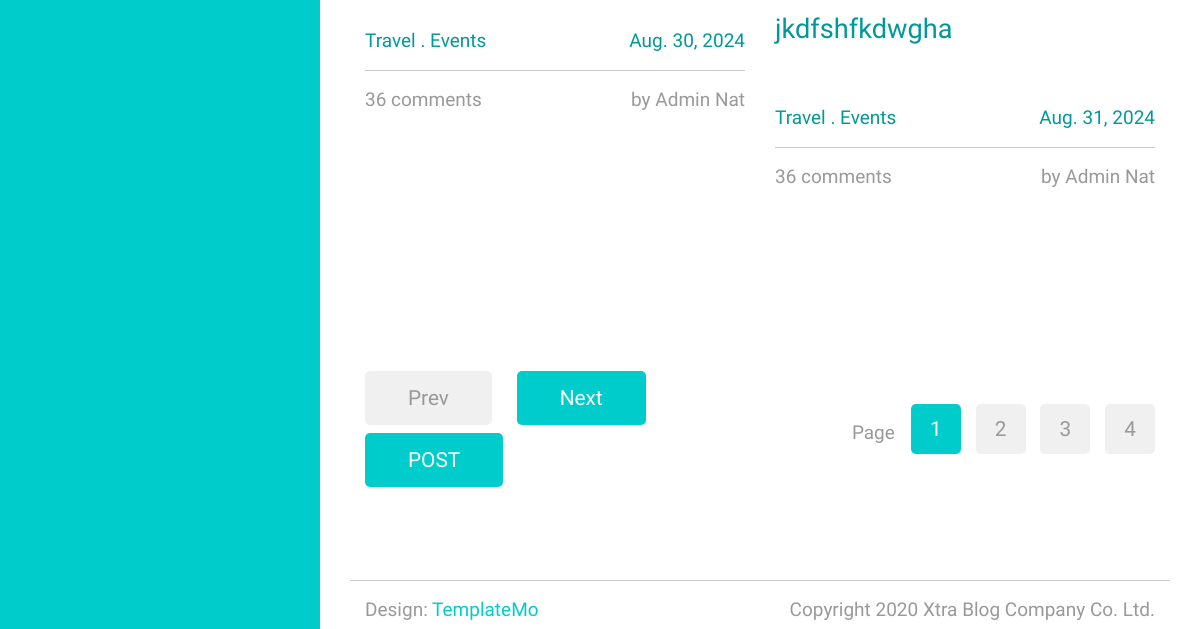
The app's page / (lower part), older data.
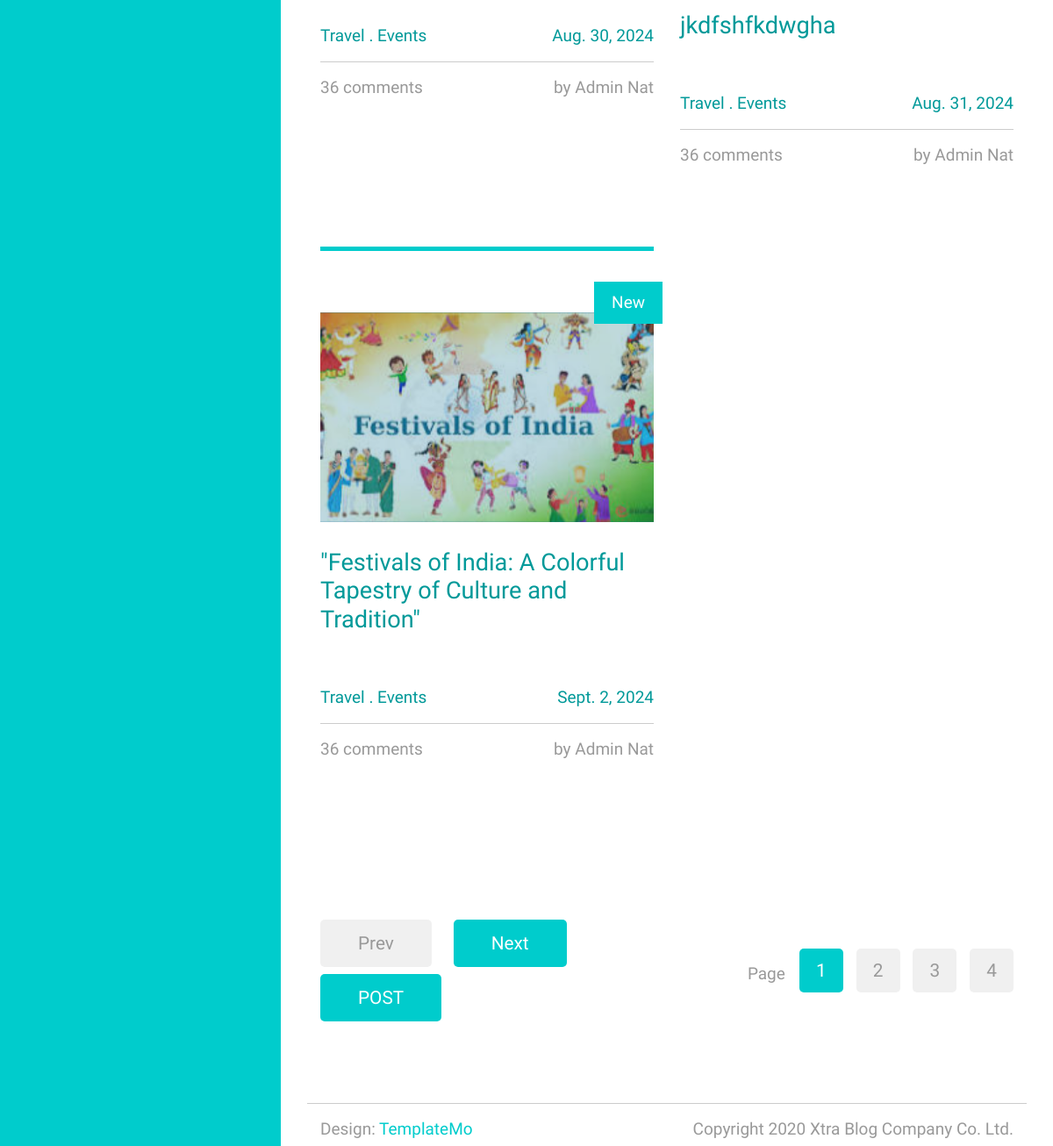
The same page, newer data.
### myapp/models.py (models this page shows)
class Blog(models.Model):
    image = models.ImageField(upload_to='media')
    title = models.CharField(max_length=500 ,null=True,blank=True)
    date = models.DateField()
    description = models.CharField(max_length=500 ,blank=True, null=True)

### myapp/views.py (the view)
# urls.py: path('',views.index),
def index(request):
    blog_data = Blog.objects.all()
    context = {
        'Blog':blog_data
    }
    return render(request,'rightside.html',context)

### templates/rightside.html (shortened to what this page needs)
{% extends "index.html" %}
{% block outlet %}
<main class="tm-main" style="padding:0">
    <div class="row tm-row">
       {% for i in Blog  %}
        <article class="col-12 col-md-6 tm-post">
            <hr class="tm-hr-primary">
            <a href="post/{{i.id}}" class="effect-lily tm-post-link tm-pt-60">
                <div class="tm-post-link-inner">
                    <img src=" /media/{{i.image}} " alt="Image" class="img-fluid">
                </div>
                <span class="position-absolute tm-new-badge">New</span>
                <h2 class="tm-pt-30 tm-color-primary tm-post-title">{{i.title}}</h2>
            </a>
            <div class="d-flex justify-content-between tm-pt-45">
                <span class="tm-color-primary">Travel . Events</span>
                <span class="tm-color-primary">{{i.date}}</span>
            </div>
            <hr>
            <div class="d-flex justify-content-between">
                <span>36 comments</span>
                <span>by Admin Nat</span>
            </div>
        </article>
        {% endfor %}
    </div>
    <div class="row tm-row tm-mt-100 tm-mb-75">
        <div class="tm-prev-next-wrapper">
            <a href="#" class="mb-2 tm-btn tm-btn-primary tm-prev-next disabled tm-mr-20">Prev</a>
            <a href="#" class="mb-2 tm-btn tm-btn-primary tm-prev-next">Next</a>
            <a href="/postblog/" class= "mb-2 tm-btn tm-btn-primary tm-prev-next">POST</a>
        </div>
        <div class="tm-paging-wrapper">
            <span class="d-inline-block mr-3">Page</span>
            <nav class="tm-paging-nav d-inline-block">
                <ul>
                    <li class="tm-paging-item active">
                        <a href="#" class="mb-2 tm-btn tm-paging-link">1</a>
                    </li>
                    <li class="tm-paging-item">
                        <a href="#" class="mb-2 tm-btn tm-paging-link">2</a>
                    </li>
                    <li class="tm-paging-item">
                        <a href="#" class="mb-2 tm-btn tm-paging-link">3</a>
                    </li>
                    <li class="tm-paging-item">
                        <a href="#" class="mb-2 tm-btn tm-paging-link">4</a>
                    </li>
                </ul>
            </nav>
        </div>
    </div>
    <footer class="row tm-row">
        <hr class="col-12">
        <div class="col-md-6 col-12 tm-color-gray">
            Design: <a rel="nofollow" target="_parent" href="https://templatemo.com" class="tm-external-link">TemplateMo</a>
        </div>
        <div class="col-md-6 col-12 tm-color-gray tm-copyright">
            Copyright 2020 Xtra Blog Company Co. Ltd.
        </div>
    </footer>
</main>
{% endblock outlet %}

### templates/index.html (shortened to what this page needs)
{% load static %}
<!DOCTYPE html>
<html lang="en">
<head>
	<link rel="stylesheet" href="{% static 'fontawesome/css/all.min.css'%}">
    <link href="{% static 'css/bootstrap.min.css'%}" rel="stylesheet">
    <link href="{% static 'css/templatemo-xtra-blog.css'%}" rel="stylesheet">
</head>
<body>
	<header class="tm-header" id="tm-header">
        <div class="tm-header-wrapper">
        </div>
    </header>
    <div class="container " style="width: 100%; ">
        {% block outlet %}{% endblock outlet %}
    </div>
</body>
</html>

### static/css/templatemo-xtra-blog.css (style rules this page uses)
html { overflow-x: hidden; }
body { margin: 0; padding: 0; font-family: 'Source Sans Pro', sans-serif; font-size: 19px; line-height: 2em; overflow-x: hidden; }
p, span { color: #999; }
hr { border-top-color: #CCC; margin-top: 10px; margin-bottom: 10px; }
.tm-header { background-color: #0CC; color: white; position: fixed; top: 0; left: 0; bottom: 0; z-index: 100; width: 400px; overflow-y: visible; }
.tm-header-wrapper { overflow-y: scroll; scrollbar-width: none; -ms-overflow-style: none; padding: 30px; width: 100%; height: 100%; }
.tm-main { margin-left: 400px; padding:0; }
.tm-post { max-width: 470px; }
.tm-row { max-width: 980px; justify-content: space-between; }
ul { margin: 0; padding: 0; }
.tm-post-link { display: block; position: relative; cursor: pointer; }
.tm-post-link-inner { overflow: hidden; background: #3085a3; }
.tm-post-link img { position: relative; display: block; min-height: 100%; max-width: 100%; opacity: 0.8; }
.effect-lily img { max-width: none; width: -webkit-calc(100% + 50px); width: calc(100% + 50px); opacity: 0.7; -webkit-transition: opacity 0.35s, -webkit-transform 0.35s; transition: opacity 0.35s, transform 0.35s; -webkit-transform: translate3d(-40px,0, 0); transform: translate3d(-40px,0,0); }
.tm-post { margin-bottom: 75px; }
.tm-new-badge { top: 25px; right: -10px; background-color: #0CC; color: white; padding: 5px 20px; }
.tm-post-title { font-size: 1.7rem; transition: all 0.3s ease; }
.tm-btn { display: inline-block; border-radius: 5px; font-size: 1.3rem; transition: all 0.3s ease; }
.tm-btn-primary { background-color: #0CC; color: white; padding: 8px 43px; border: none; }
.tm-paging-nav ul li { list-style: none; display: inline-block; margin-right: 10px; }
.tm-paging-nav ul li:last-child { margin-right: 0; }
.tm-paging-link { background-color: #F0F0F0; color: #999; width: 50px; height: 50px; display: flex; align-items: center; justify-content: center; }
.tm-paging-item .tm-paging-link:hover, .tm-paging-item.active .tm-paging-link { background-color: #0CC; color: white; }
.tm-btn.disabled { background-color: #F0F0F0; color: #999; cursor: not-allowed; }
.tm-external-link { color: #0CC; }
.tm-paging-wrapper { display: flex; justify-content: flex-end; align-items: center; }
.tm-prev-next-wrapper, .tm-paging-wrapper { flex: 0 0 50%; max-width: 50%; padding-left: 15px; padding-right: 15px; }
.tm-copyright { text-align: right; }
hr.tm-hr-primary { border-top: 5px solid #0CC; }
.tm-pt-30 { padding-top: 30px; }
.tm-pt-45 { padding-top: 45px; }
.tm-pt-60 { padding-top: 60px; }
.tm-mb-75 { margin-bottom: 75px; }
.tm-mt-100 { margin-top: 100px; }
.tm-mr-20 { margin-right: 20px; }
.tm-color-primary, span.tm-color-primary { color: #099; }
a.tm-color-gray, .tm-color-gray { color: #999; }
@media (max-width: 1540px) { .tm-header { width: 320px; } }
@media (max-width: 1540px) { .tm-main { margin-left: 320px; width: calc(100% - 320px); } }

Row changes from the older to the newer data that the page shows:
added Blog: image (picture), title "\"Festivals of India: A Colorful Tapestry of Culture and Tradition\"", date "Sept. 2, 2024"
